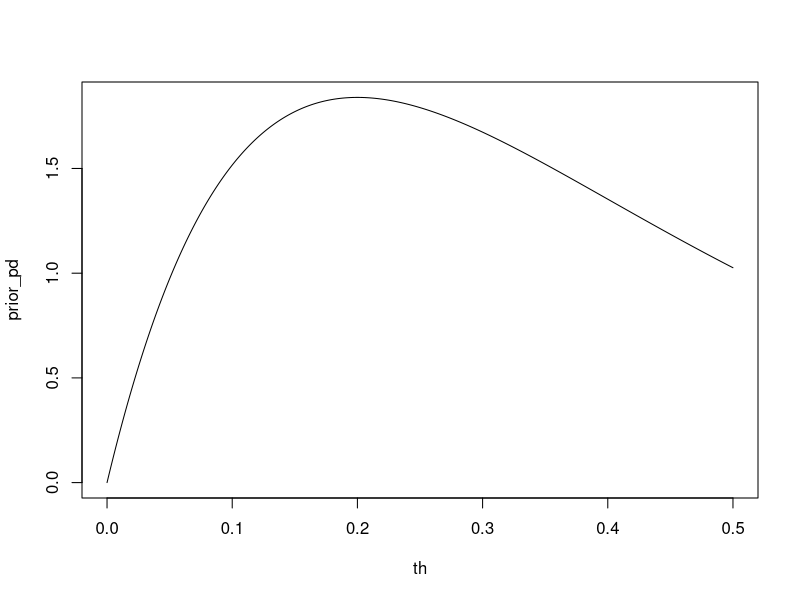
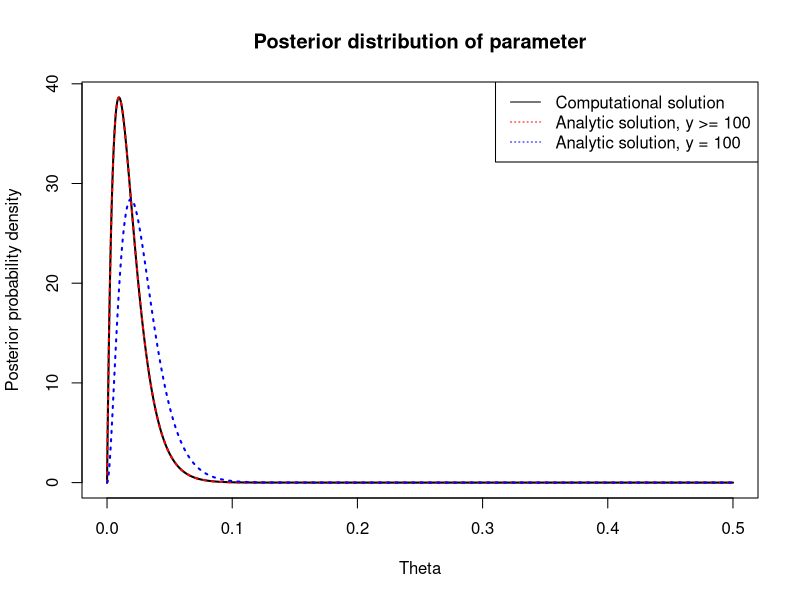

These charts were generated, in order, by the following R code:
# BDA_010

# Censored and uncensored data in the exponential model:
# (a) Suppose y|theta is exponentially distributed with rate theta,
#     and the marginal distribution of theta is Gamma(alpha, beta). Suppose
#     we observe that y >= 10, but do not observe the exact value of y.
#     What is the posterior distribution, p(theta|y >= 100), as a function of
#     alpha and beta? Write down the posterior mean and vairance of theta.

# Analytical solution was Gamma(alpha, beta + 100)
# Took E[theta|y] = alpha/(beta + 100)
#      Var(theta|y) = alpha/(beta + 100)^2

# Prior on Exponential parameter was Gamma(alpha, beta)
# Take alpha = 2, beta = 5 
alpha <- 2
beta <- 5
n_pts <- 5000
th <- seq(0, 0.5, length.out = n_pts)
prior_pd <- dgamma(x = th, shape = alpha, rate = beta)
plot(th, prior_pd, type = 'l')

# Sampling distribution was Exponential
# Example of an Exponentially distributed parameter: times between
# emails, assuming a constant probability of receiving an email.
# Observation was y >= 100
# Analytically found that p(y|theta) was exp(-100*theta)
# by integrating theta*exp(-theta*y) between [100, inf].
sampling_pd <- sapply(X = th, FUN = function(theta) exp(-100*theta))

# Posterior distribution
unnorm_posterior_pd <- sampling_pd*prior_pd # Probability of each theta value given observation
posterior_pd <- unnorm_posterior_pd/sum(unnorm_posterior_pd*max(th)/n_pts)
posterior_exp <- sum(posterior_pd*th)

# Plot it
png('Analytic_vs_computational_posterior.png')
plot(th, posterior_pd, type = 'l', lwd = 2,
     xlab = 'Theta', ylab = 'Posterior probability density',
     main = 'Posterior distribution of parameter')
lines(th, dgamma(x = th, shape = alpha, rate = beta + 100),
     col = 'red', type = 'l', lty = 3, lwd = 2)
lines(th, dgamma(x = th, shape = alpha + 1, rate = beta + 100),
      col = 'blue', type = 'l', lty = 3, lwd = 2)
legend('topright',
       legend = c('Computational solution',
                  'Analytic solution, y >= 100',
                  'Analytic solution, y = 100'),
       col = c('black', 'red', 'blue'), lty = c(1, 3, 3))
dev.off()

# Why is the posterior variance of theta higher when y = 100
# than when y >= 100? 
# 
#